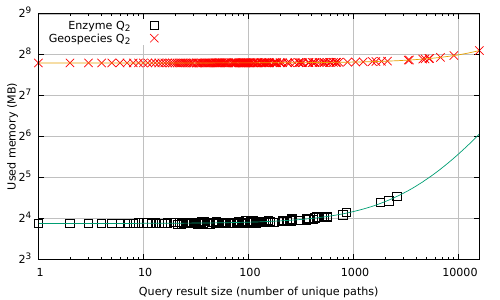

The script that saved this image:
set datafile separator ','

set terminal pdf
set output 'mem_per_paths_BT.pdf'

set ylabel 'Used memory (MB)' # label for the Y axis
set xlabel 'Query result size (number of unique paths)' # label for the X axis

set format y "2^%L"

set logscale x 10

set logscale y 2

f_enzime_BT(x) = a1*x + b1

fit f_enzime_BT(x) 'enzime/enzime_BT_sg_mem_per_paths.csv' using 1:2 via a1,b1

f_geo_BT(x) = a2*x + b2

fit f_geo_BT(x) 'geo/geo_BT_sg_mem_per_paths.csv' using 1:2 via a2,b2

set key left top

set style line 100 lt 1 lc rgb "grey" lw 0.5 # linestyle for the grid
set grid ls 100 # enable grid with specific linestyle

plot 'enzime/enzime_BT_sg_stat_mem_per_paths.csv' using 1:6 pt 4 linecolor black title "Enzyme Q_2",  f_enzime_BT(x) notitle, 'geo/geo_BT_sg_stat_mem_per_paths.csv' using 1:6 pt 2 linecolor rgb "red" title "Geospecies Q_2", f_geo_BT(x) notitle  


#plot 'enzime/enzime_BT_sg_stat_mem_per_paths.csv' using 1:2:3:4:5 with candlesticks whiskerbars 0.5 lw 0.5 title "Enzime", '' using 1:6:6:6:6 with candlesticks notitle lw 0.5 lc rgb "#008800",  f_enzime_BT(x), 'geo/geo_BT_sg_stat_mem_per_paths.csv' using 1:2:3:4:5 with candlesticks whiskerbars 0.5 lw 0.5 title "Geo", '' using 1:6:6:6:6 with candlesticks notitle lw 0.5 lc rgb "#660000" #,  f_geo_BT(x)  
